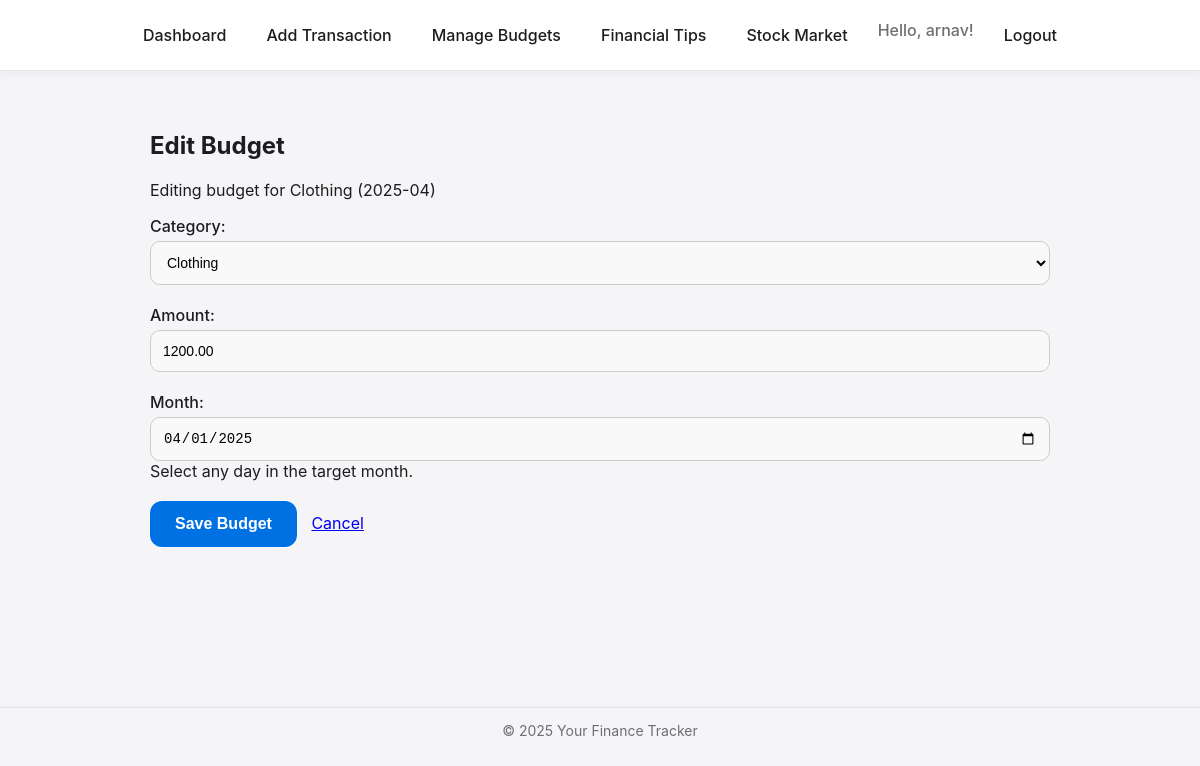
The app's page /tracker/budgets/edit/4/ (signed in) with its own data.
### tracker/models.py (models this page shows, shortened)
class Budget(models.Model):
    user = models.ForeignKey(User, on_delete=models.CASCADE, related_name='budgets')
    category = models.CharField(max_length=50)
    amount = models.DecimalField(max_digits=10, decimal_places=2)
    month = models.DateField()
    created_at = models.DateTimeField(auto_now_add=True)
    updated_at = models.DateTimeField(auto_now=True)
    class Meta:
        unique_together = ('user', 'category', 'month')
        ordering = ['-month', 'category']

### tracker/views.py (the view)
# urls.py: path('budgets/edit/<int:pk>/', views.budget_edit_view, name='budget_edit'),
@login_required
def budget_edit_view(request, pk):
    budget = get_object_or_404(Budget, pk=pk, user=request.user)
    if request.method == 'POST':
        form = BudgetForm(request.POST, instance=budget)
        if form.is_valid():
            try:
                form.save()
                messages.success(request, f"Budget for {budget.category} ({budget.month.strftime('%Y-%m')}) updated!")
                return redirect('tracker:budget_list')
            except IntegrityError:
                 messages.error(request, f"A budget for '{form.cleaned_data['category']}' in {form.cleaned_data['month'].strftime('%Y-%m')} already exists (cannot update to conflict).")
        else:
            messages.error(request, "Please correct the errors below.")
    else:
        form = BudgetForm(instance=budget)
    return render(request, 'tracker/budget_form.html', {'form': form, 'action': 'Edit', 'budget': budget})

### tracker/forms.py (shortened to what this page needs)
class BudgetForm(forms.ModelForm):
    CATEGORY_CHOICES = [
         ('Food', 'Food'),
         ('Transportation', 'Transportation'),
         ('Housing', 'Housing'),
         ('Utilities', 'Utilities'),
         ('Entertainment', 'Entertainment'),
         ('Clothing', 'Clothing'),
         ('Healthcare', 'Healthcare'),
         ('Personal Care', 'Personal Care'),
         ('Debt Payments', 'Debt Payments'),
         ('Savings/Investments', 'Savings/Investments'),
         ('Other', 'Other'),
    ]
    category = forms.ChoiceField(choices=CATEGORY_CHOICES)
    class Meta:
        model = Budget
        fields = ['category', 'amount', 'month']
        widgets = {
            'month': forms.DateInput(attrs={'type': 'date', 'placeholder': 'Select any day in month'}),
        }
    def __init__(self, *args, **kwargs):
        super().__init__(*args, **kwargs)
        self.fields['amount'].widget.attrs['placeholder'] = 'e.g., 500.00'
        self.fields['month'].help_text = 'Select any day in the target month.'

### tracker/templates/tracker/budget_form.html (shortened to what this page needs)
{% extends 'tracker/base.html' %}
{% block content %}
    <h2>{{ action }} Budget</h2>
    {% if action == 'Edit' %}
        <p>Editing budget for {{ budget.category }} ({{ budget.month|date:"Y-m" }})</p>
    {% endif %}
    <form method="post">
        {{ form.as_p }}
        <button type="submit">Save Budget</button>
        <a href="{% url 'tracker:budget_list' %}" style="margin-left: 10px;">Cancel</a>
    </form>
{% endblock %}

### tracker/templates/tracker/base.html (shortened to what this page needs)
<!DOCTYPE html>
<html lang="en">
<head>
</head>
<body>
    <nav>
        <a href="{% url 'tracker:dashboard' %}">Dashboard</a>
        {% if user.is_authenticated %}
            <a href="{% url 'tracker:add_transaction' %}">Add Transaction</a>
            <a href="{% url 'tracker:budget_list' %}">Manage Budgets</a>
            <a href="{% url 'tracker:financial_tips' %}">Financial Tips</a>
            <a href="{% url 'tracker:stock_market_overview' %}">Stock Market</a>
            <span style="color: #6e6e73;">Hello, {{ user.username }}!</span>
            <a href="{% url 'tracker:logout' %}">Logout</a>
        {% else %}
            <a href="{% url 'tracker:login' %}">Login</a>
            <a href="{% url 'tracker:register' %}">Register</a>
        {% endif %}
    </nav>
    <main>
        {% block content %}{% endblock %}
    </main>
    <footer>
        <hr>
        <p>© {% now "Y" %} Your Finance Tracker</p>
    </footer>
</body>
</html>

### tracker/templates/tracker/base.html (style rules this page uses)
body { margin: 0; padding: 0; background-color: #f5f5f7; font-family: -apple-system, BlinkMacSystemFont, 'Helvetica Neue', 'Segoe UI', Roboto, sans-serif; color: #1d1d1f; }
nav { background: #ffffff; display: flex; justify-content: center; gap: 20px; padding: 20px 0; font-size: 16px; font-weight: 500; box-shadow: 0 2px 10px rgba(0, 0, 0, 0.05); border-bottom: 1px solid #e5e5e5; }
nav a { text-decoration: none; color: #1d1d1f; padding: 5px 10px; position: relative; transition: color 0.3s ease; }
nav a::after { content: ""; position: absolute; width: 0%; height: 2px; bottom: -5px; left: 50%; background-color: #0071e3; transition: width 0.3s ease, left 0.3s ease; }
main { padding: 40px 20px; max-width: 900px; margin: 0 auto; }
form p { margin-bottom: 20px; }
form label { display: block; margin-bottom: 5px; font-weight: 500; }
form input, form select { width: 100%; padding: 12px; border-radius: 10px; border: 1px solid #ccc; background-color: #f9f9f9; box-sizing: border-box; font-size: 14px; transition: border-color 0.3s; }
button { padding: 14px 25px; background-color: #0071e3; color: white; border: none; border-radius: 12px; font-size: 16px; font-weight: 600; cursor: pointer; transition: all 0.25s ease; }
footer { text-align: center; margin-top: 60px; padding: 20px 0; font-size: 14px; color: #6e6e73; }
footer hr { margin-top: 40px; border: none; height: 1px; background: #e0e0e0; }

### records on screen
Budget: category "Clothing", month "2025-04", amount "1200.00", month "04/01/2025"

### other values on screen
{{ user.username }} "arnav"
{{ action }} "Edit"
